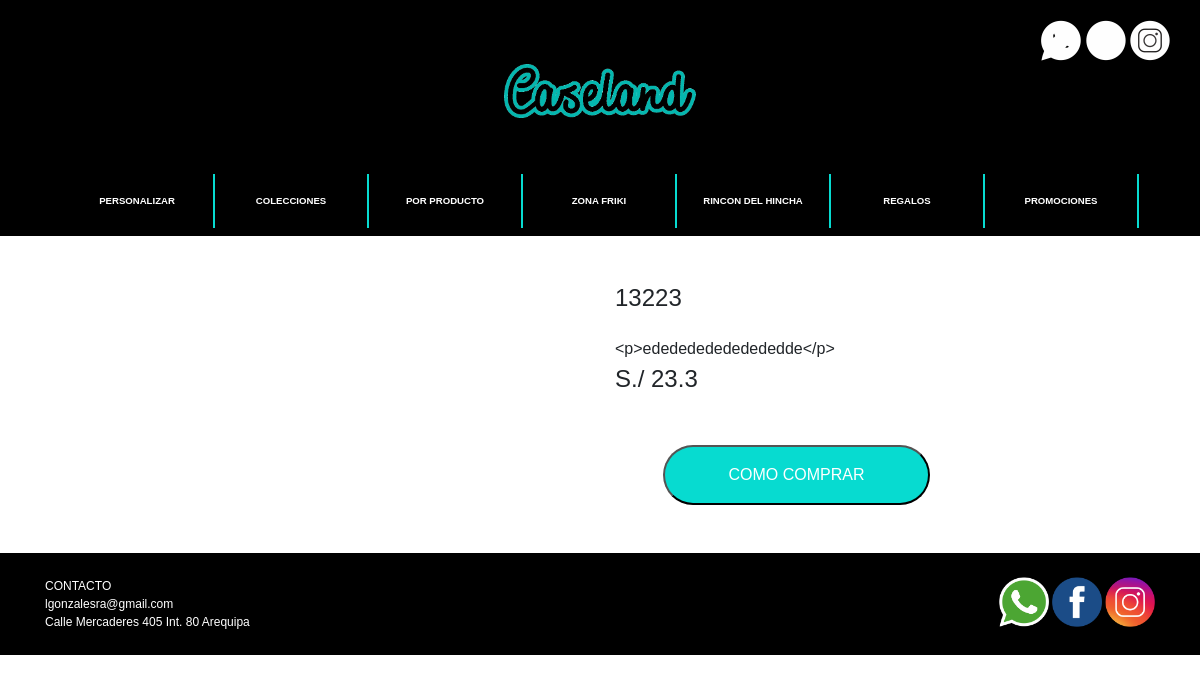
The page /product_detail/2/ on the database its author committed.
### webcaseland/models.py (models this page shows, shortened)
@python_2_unicode_compatible
class Product(models.Model):
    code = models.CharField(max_length=30, verbose_name='código', unique=True)
    name = models.CharField(max_length=30, verbose_name='nombre')
    description = RichTextField(verbose_name='Descripcion', max_length=4000, blank=False)
    image = models.ImageField(blank=False, validators=[validate_image],verbose_name='imagen')
    order = models.PositiveIntegerField(verbose_name='orden', blank=False, default=1)
    visible = models.BooleanField(verbose_name='visible', blank=False, default=True)
    category = models.ForeignKey(Category,verbose_name='categoria')
    price = models.FloatField(verbose_name='precio', blank=False, default=0)
    class Meta:
        verbose_name = "Producto"
        verbose_name_plural = "Productos"
    def image_pic(self):
        return """
            <img src="/media/%s" width="100">
        """ % self.image
    image_pic.allow_tags = True

### webcaseland/views.py (the view)
# urls.py: url(r'^product_detail/(?P<pk>.+)/$', ProductDetailView.as_view(), name="product_detail"),
class ProductDetailView(DetailView):
    model = Product
    template_name = 'detail-product.html'

### templates/detail-product.html (shortened to what this page needs)
{% extends 'base.html' %}
{% load staticfiles %}
{% block content %}
    <div class="container detail-product py-5">
        <div class="row">
            <div class="col-md-6">
            </div>
            <div class="col-md-5">
                <h4 class="mb-4">{{ object.name }}</h4>
                {{ object.description }}
                <div class="price pb-5">S./ {{ object.price }}</div>
                <button type="button" data-toggle="modal" class="how-to-buy mx-5 py-3" data-target="#exampleModal">
                    COMO COMPRAR
                </button>
            </div>
        </div>
    </div>
{% endblock %}

### webcaseland/static/css/style.css (style rules this page uses)
body { font-family: Arial, Helvetica, Verdana, serif; }
.price { font-size: 24px; }
.how-to-buy { border-radius: 56px 56px 56px 56px; background-color: #07DBD0; color: white; text-align: center; width: 60%; text-decoration: none; }

### rows shown on the page
Product: name "13223", description "<p>ededededededededde</p>", price "23.3"
